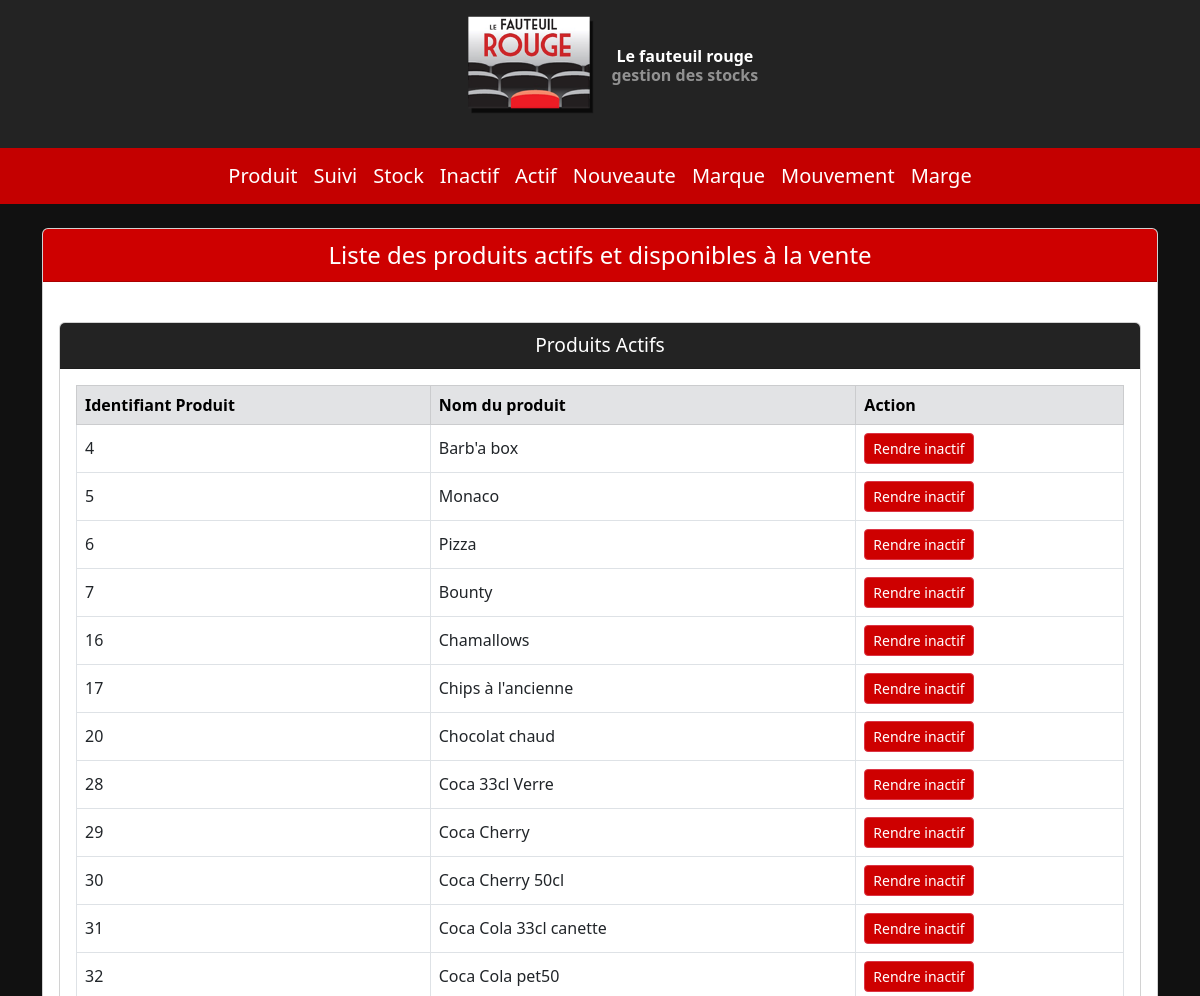
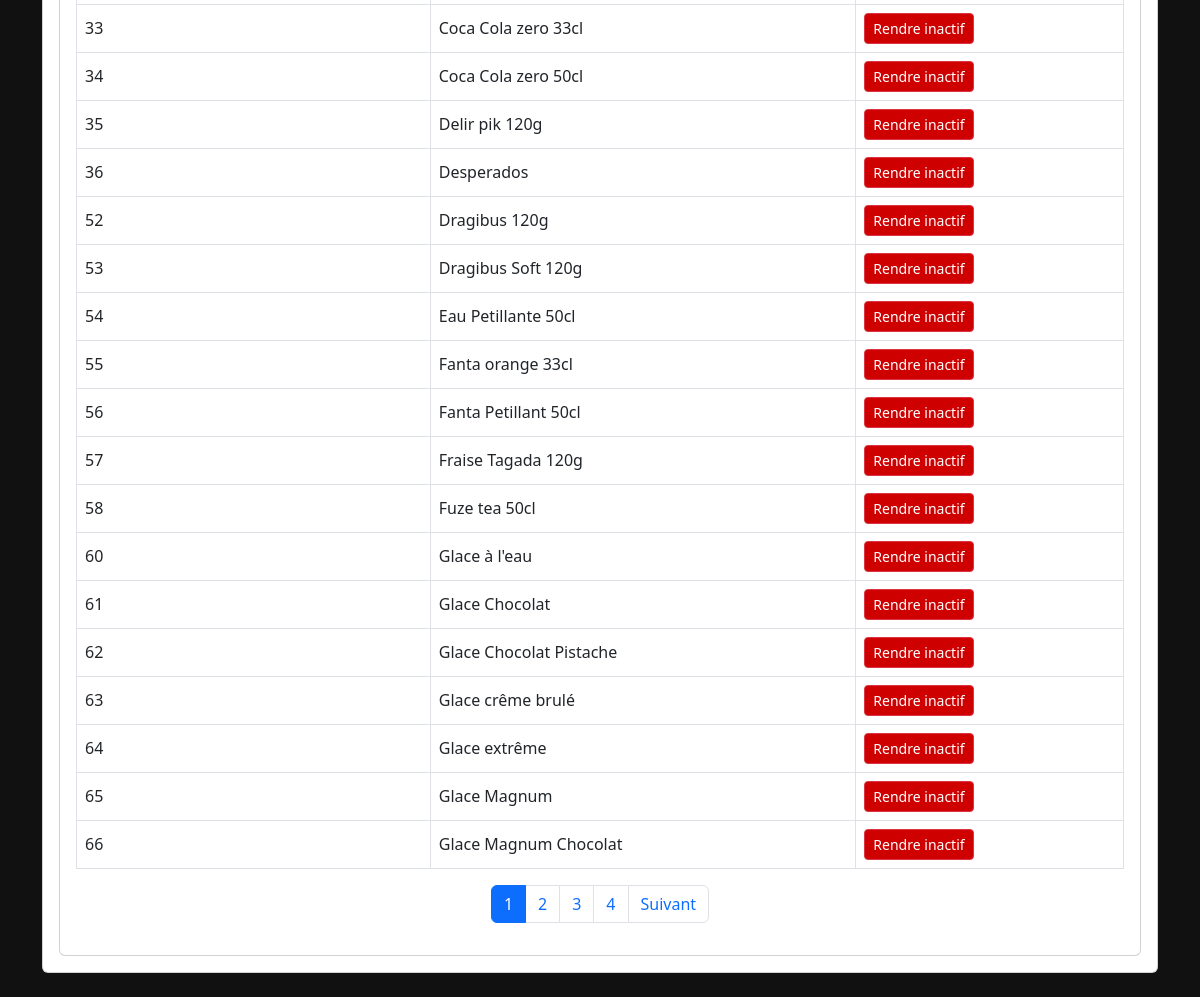
Page /page/actif.php on the committed database (2 pictures, top to bottom).
### tables this page shows
CREATE TABLE `Produit` (
  `id_produit` int(11) NOT NULL,
  `nom` varchar(100) NOT NULL,
  `format` float DEFAULT NULL,
  `actif` tinyint(1) DEFAULT 1,
  `id_marque` int(11) DEFAULT NULL,
  `id_categorie` int(11) DEFAULT NULL
);

### page/actif.php (the view, shortened to what this page needs)
<?php include '../visuel/barre.php'; ?>
<div class="container my-4">
    <div class="card">
        <div class="card-header text-center" style="background-color: rgb(206, 0, 0); color: white; font-size: 1.5rem;">
            Liste des produits actifs et disponibles à la vente
        </div>
        <div class="card-body">
        <?php
        include '../donnée/connect.php';
        $pdo = new PDO('mysql:host=' . $DB_HOST . ';dbname=razanateraa_cinema;charset=utf8', $DB_USER, $DB_PASS);
        $parPage = 30;
        $page = isset($_GET['page']) && is_numeric($_GET['page']) && $_GET['page'] > 0 ? (int)$_GET['page'] : 1;
        $offset = ($page - 1) * $parPage;
        $sql = "SELECT p.id_produit, p.nom
                FROM Produit p
                WHERE p.Actif = 1
                ORDER BY p.id_produit ASC
                LIMIT :offset, :parPage";
        $stmt = $pdo->prepare($sql);
        $stmt->bindValue(':offset', $offset, PDO::PARAM_INT);
        $stmt->bindValue(':parPage', $parPage, PDO::PARAM_INT);
        $stmt->execute();
        ?>
        <div class="card mt-4">
            <div class="card-header text-center" style="background-color: #232323; color: white; font-size: 1.2rem;">
                Produits Actifs
            </div>
            <div class="card-body">
                <div class="table-responsive">
                    <table class="table table-bordered align-middle">
                        <thead class="table-secondary">
                            <tr>
                                <th>Identifiant Produit</th>
                                <th>Nom du produit</th>
                                <th>Action</th>
                            </tr>
                        </thead>
                        <tbody>
                        <?php while ($row = $stmt->fetch(PDO::FETCH_ASSOC)): ?>
                            <tr>
                                <td><?= htmlspecialchars($row['id_produit']) ?></td>
                                <td><?= htmlspecialchars($row['nom']) ?></td>
                                <td>
                                    <form method="post" style="margin:0;">
                                        <button type="submit" name="rendre_inactif" class="btn btn-danger btn-sm"style="background-color: rgb(206, 0, 0);">Rendre inactif</button>
                                    </form>
                                </td>
                            </tr>
                        <?php endwhile; ?>
                        </tbody>
                    </table>
                </div>
                <?php include '../visuel/pagination.php'; ?>
            </div>
        </div>
        </div>
    </div>
</div>

### rows in the picture
produit: id_produit "4", nom "Barb'a box"
produit: id_produit "5", nom "Monaco"
produit: id_produit "6", nom "Pizza"
produit: id_produit "7", nom "Bounty"
produit: id_produit "16", nom "Chamallows"
produit: id_produit "17", nom "Chips à l'ancienne"
produit: id_produit "20", nom "Chocolat chaud"
produit: id_produit "28", nom "Coca 33cl Verre"
produit: id_produit "29", nom "Coca Cherry"
produit: id_produit "30", nom "Coca Cherry 50cl"
produit: id_produit "31", nom "Coca Cola 33cl canette"
produit: id_produit "32", nom "Coca Cola pet50"
produit: id_produit "33", nom "Coca Cola zero 33cl"
produit: id_produit "34", nom "Coca Cola zero 50cl"
produit: id_produit "35", nom "Delir pik 120g"
produit: id_produit "36", nom "Desperados"
produit: id_produit "52", nom "Dragibus 120g"
produit: id_produit "53", nom "Dragibus Soft 120g"
produit: id_produit "54", nom "Eau Petillante 50cl"
produit: id_produit "55", nom "Fanta orange 33cl"
produit: id_produit "56", nom "Fanta Petillant 50cl"
produit: id_produit "57", nom "Fraise Tagada 120g"
produit: id_produit "58", nom "Fuze tea 50cl"
produit: id_produit "60", nom "Glace à l'eau"
produit: id_produit "61", nom "Glace Chocolat"
produit: id_produit "62", nom "Glace Chocolat Pistache"
produit: id_produit "63", nom "Glace crême brulé"
produit: id_produit "64", nom "Glace extrême"
produit: id_produit "65", nom "Glace Magnum"
produit: id_produit "66", nom "Glace Magnum Chocolat"
